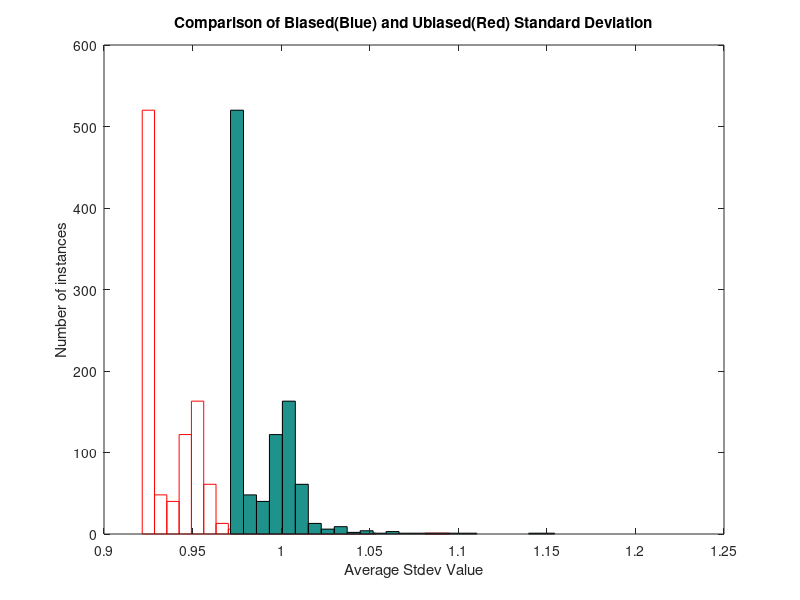

The MATLAB script that drew this image:
clear; clc;

for r=1:1000
    % Generate random sample of 100 points
    Y = randn(10,1);
    
    % Calculate the standard deviations
    y_mean = mean(Y);
    for i=1:size(Y,1)
        y_diff(i) = (Y(i)-y_mean)^2;
    end
    s_b(r) = sqrt((1/(size(Y,1)))*sum(y_diff));
    s_ub(r) = sqrt((1/(size(Y,1)-1))*sum(y_diff));
    
    s_b_avg(r) = mean(s_b);
    s_ub_avg(r) = mean(s_ub);
end

% Plot histograms of average standard deviations
figure(1);
hist(s_b_avg,25);
set(get(gca,'child'),'FaceColor','none','EdgeColor','r');
hold on;
hist(s_ub_avg,25);
xlabel('Average Stdev Value');
ylabel('Number of instances');
title('Comparison of Biased(Blue) and Ubiased(Red) Standard Deviation');

hold off;

% Calculate significance value with z-test
z = (mean(s_b_avg)-mean(s_ub_avg))/(std(s_ub_avg)/sqrt(size(s_b_avg,2)))
p = 1/(2*pi)*exp((-1*z^2)/2)
